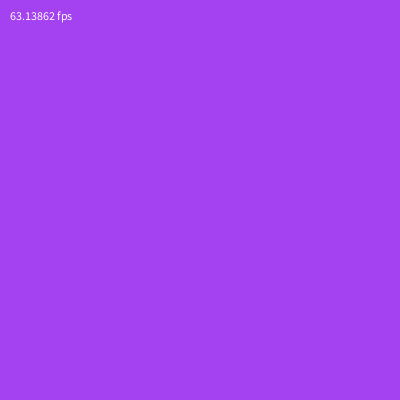
Frame 1 (no input)
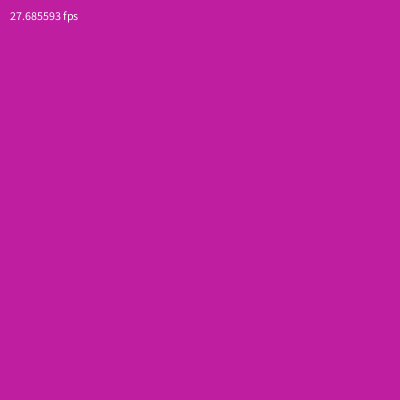
Frame 60 (the mouse pressed at the canvas centre just before this capture)
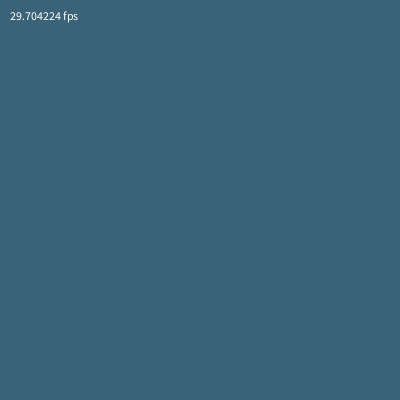
Frame 120 (the mouse held since frame 60 and released just before this capture)

The Processing sketch that drew these frames (run headless with seeded random() and noise(); from frame 60 on, the mouse is pressed at the canvas centre):

// Processing sketch: FrameRate
// ── FrameRate.pde
// FrameRate
//
// Change the framerate live using the up and down arrow keys.
//
// Dan Wilcox danomatika.com 2016

// the currently desired frame rate
int desiredFPS = 30;

void setup() {
  size(400, 400);
  
  // set the *desired* frame rate in fps, not guaranteed!
  frameRate(desiredFPS);
}

void draw() {
  
  // random background every frame
  background(random(255), random(255), random(255));
  
  // draw the frame rate as text
  fill(255);
  text(frameRate+" fps", 10, 20);

  // change frame rate with UP & DOWN arrow keys
  if(keyPressed) {
    
    // is this a special key? (arrow, shift, etc)
    if(key == CODED) {
      
      // check which special key
      if(keyCode == UP) {
        desiredFPS++; // increase by 1
        if(desiredFPS > 100) {
          desiredFPS = 100; // keep within upper limit 
        }
        frameRate(desiredFPS);
      }
      else if(keyCode == DOWN) {
        desiredFPS--; // decrease by 1
        if(desiredFPS < 1) {
          desiredFPS = 1; // keep within lower limit
        }
        frameRate(desiredFPS);
      }
    }
  }
}
